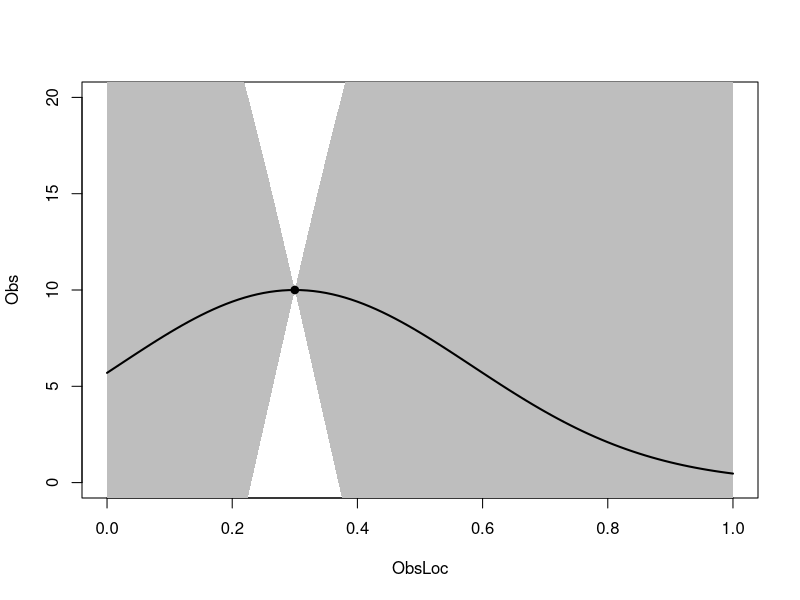
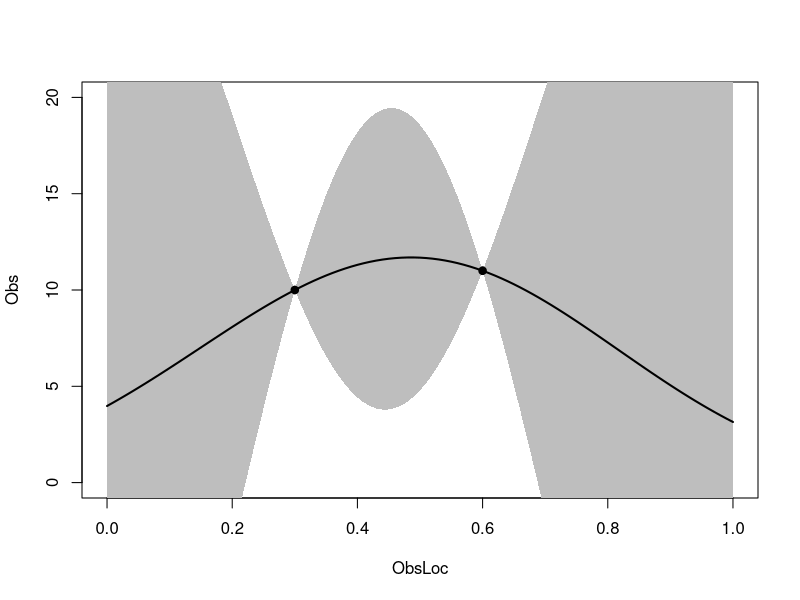
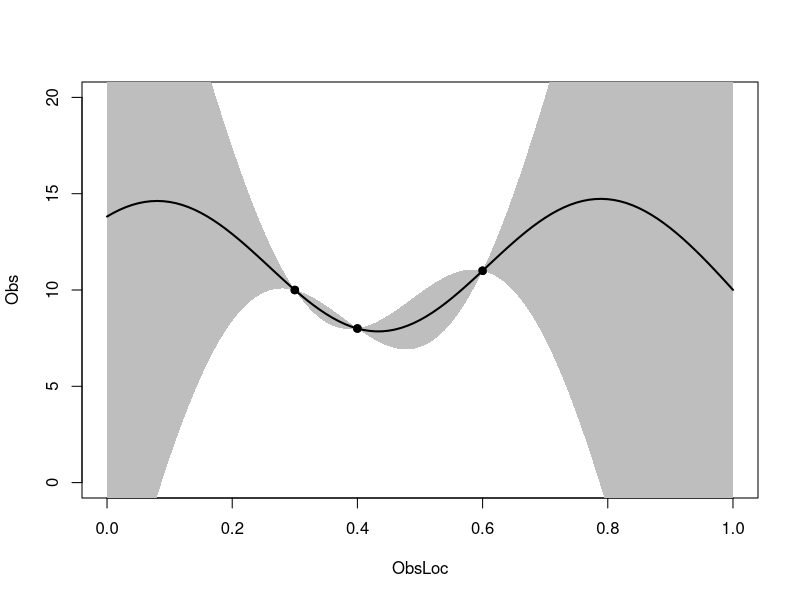
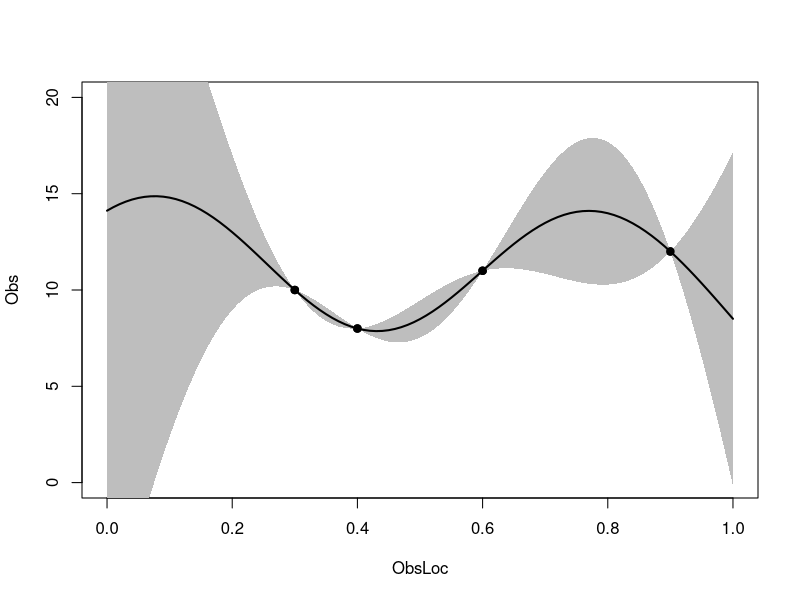
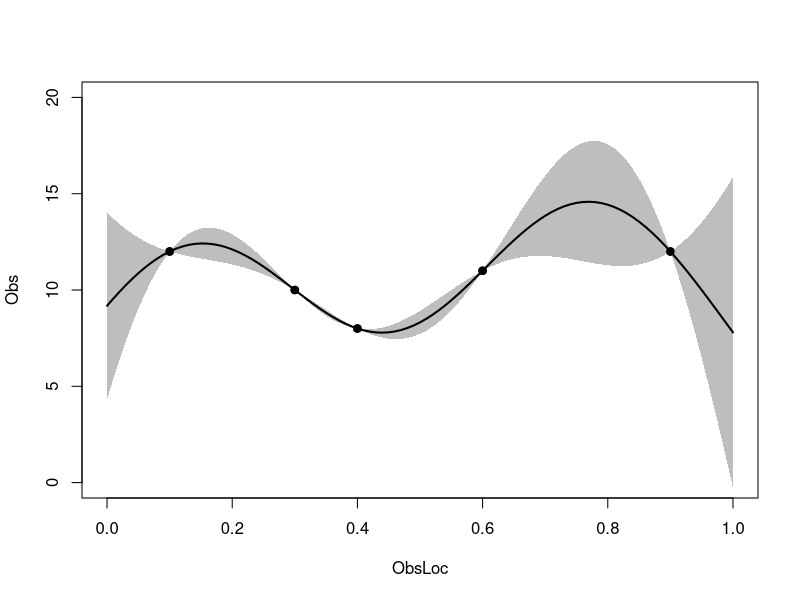

The R script that drew these images, in order:
# gp.R
# script to demo simple GP emulation for 1 input and 1 output

# setup
Grid=seq(0,1,0.01)
K=function(d,scale=20,lengthScale=0.4)
{
  (scale^2)*exp(-(d/lengthScale)^2)
}

# function definitions
GPAdjust=function(Grid,ObsLoc,Obs) {
  lG=length(Grid)
  lO=length(ObsLoc)
  All=c(Grid,ObsLoc)
  Dist=as.matrix(dist(All))
  Var=K(Dist)
  VG=Var[1:lG,1:lG]
  VO=Var[(lG+1):(lG+lO),(lG+1):(lG+lO)]
  CovGO=Var[1:lG,(lG+1):(lG+lO)]
  CovOG=t(CovGO)
  ViC=solve(VO,CovOG)
  AdjEx=t(ViC)%*%Obs
  AdjVar=VG-CovGO%*%ViC
  list(Ex=as.vector(AdjEx),Var=diag(AdjVar))
}

plotAdjust=function(Grid,ObsLoc,Obs,...)
{
  plot(ObsLoc,Obs,xlim=range(Grid),pch=19,...)
  Adj=GPAdjust(Grid,ObsLoc,Obs)
  Adj$Var[Adj$Var<0]=0 # numerical stability fudge
  Upper=Adj$Ex+2*sqrt(Adj$Var)
  Lower=Adj$Ex-2*sqrt(Adj$Var)
  polygon(c(Grid,rev(Grid),Grid[1]),c(Upper,rev(Lower),Upper[1]),col="gray",border=NA)
  lines(Grid,Adj$Ex,lwd=2)
  points(ObsLoc,Obs,pch=19)
}

# calculations
ObsLoc=c(0.3,0.6,0.4,0.9,0.1)
Obs=c(10,11,8,12,12)
for (i in 1:length(Obs)) {
  plotAdjust(Grid,ObsLoc[1:i],Obs[1:i],ylim=c(0,20))
}



# eof


